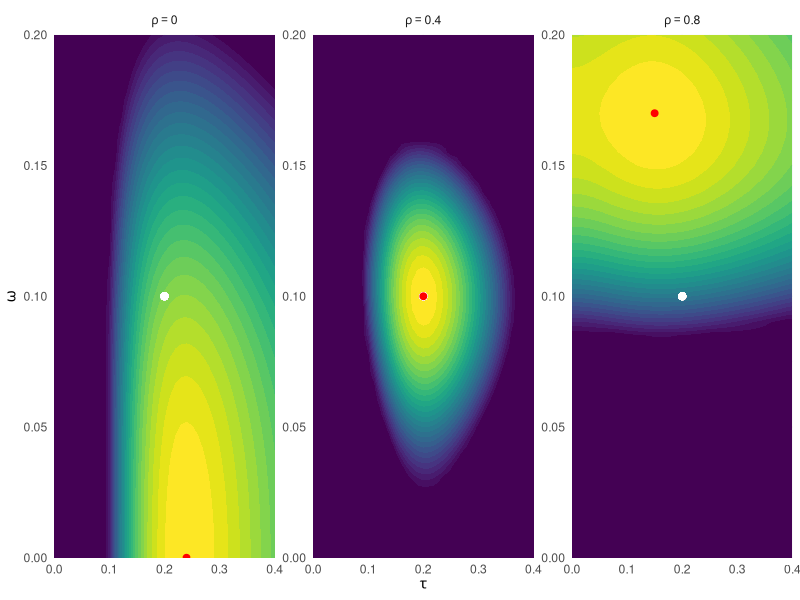

The R script that drew this image:
## ---- chunk 1
library(tidyverse)
set.seed(20211124)

CHE_KL <- function(t, o, tau, omega, phi, rho, k_j, sigmasq_j) {
  
  trs_j <- t^2 + rho * sigmasq_j
  ors_j <- o^2 + (1 - rho) * sigmasq_j
  w_j <- k_j / (k_j * trs_j + ors_j)
  W <- sum(w_j)
  
  tausq_ps_j <- tau^2 + phi * sigmasq_j
  omegasq_ps_j <- omega^2 + (1 - phi) * sigmasq_j
  wj_star <- k_j / (k_j * tausq_ps_j + omegasq_ps_j)
  
  A1 <- sum(k_j * (tausq_ps_j + omegasq_ps_j - trs_j * w_j / wj_star) / ors_j)
  A2 <- sum(w_j^2 / wj_star) / W
  B <- sum((k_j - 1) * log(ors_j) - log(w_j / k_j))
  C <- log(W)
  
  A1 - A2 + B + C
  
}

tau <- 0.2
omega <- 0.1
phi <- 0.4
J <- 20
k_j <- 1 + rpois(J, 5)
sigmasq_j <- 4 / pmax(rgamma(J, 3, scale = 30), 20)


KL_dat <- 
  cross_df(list(t = seq(0,0.4,0.01),
                o = seq(0,0.2,0.005),
                rho = c(0, 0.4, 0.8))) %>%
  mutate(
    KL = pmap_dbl(., .f = CHE_KL, 
                       tau = tau, omega = omega,
                       phi = phi, k_j = k_j, sigmasq_j = sigmasq_j),
    rho = paste("rho ==", rho)
  ) %>%
  group_by(rho)

KL_min <- 
  KL_dat %>%
  filter(KL == min(KL))

KL_dat %>%
  mutate(KL = -pmin(0.25, (KL - min(KL)) / (max(KL) - min(KL)))) %>%
ggplot() + 
  facet_wrap(~ rho, scales = "free", labeller = "label_parsed") + 
  geom_contour_filled(aes(x = t, y = o, z = KL), bins = 30) + 
  geom_point(x = tau, y = omega, color = "white", size = 2) + 
  geom_point(data = KL_min, aes(x = t, y = o), color = "red", size = 2) + 
  theme_minimal() + 
  labs(x = expression(tau), y = expression(omega)) + 
  scale_x_continuous(expand = c(0,0)) + 
  scale_y_continuous(expand = c(0,0)) + 
  theme(legend.position = "none")

